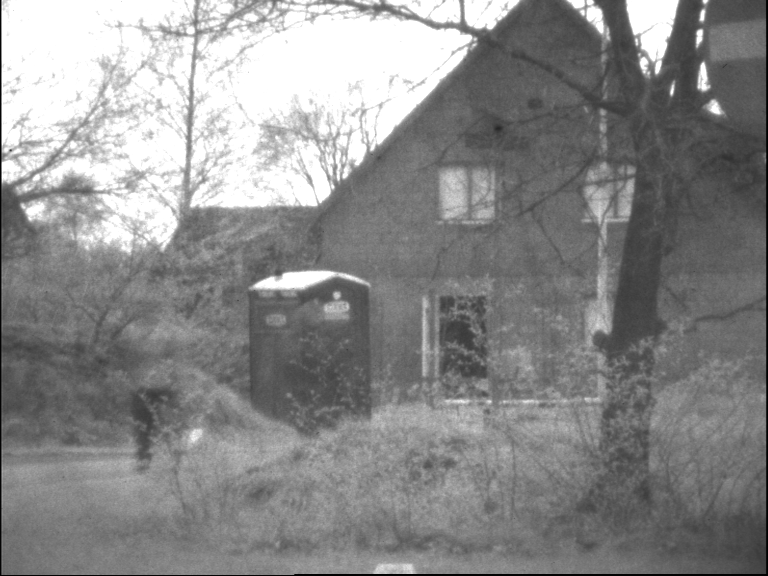
#> input picture image-fusion-metric/VIS_meting003_r.bmp, 768 x 576 px
$ python compare_fusion.py
#> lines starting #> are read from the running program, lines starting #| are printed output that depends on the picture
### image-fusion-metric/metrics.py
import numpy as np
import math
import cv2


def ssim(img1, img2):
    # 常数项设置
    C1 = (0.01)**2
    C2 = (0.03)**2

    # 读取图像，设置滑动窗口
    img1 = img1.astype(np.float64)
    img2 = img2.astype(np.float64)
    kernel = cv2.getGaussianKernel(11, 1.5)
    window = np.outer(kernel, kernel.transpose())

    # 滑动窗口过滤，均值mu，标准差sigma，协方差sigma12
    mu1 = cv2.filter2D(img1, -1, window)[5:-5, 5:-5]  # valid
    mu2 = cv2.filter2D(img2, -1, window)[5:-5, 5:-5]
    mu1_sq = mu1**2
    mu2_sq = mu2**2
    mu1_mu2 = mu1 * mu2
    sigma1_sq = cv2.filter2D(img1**2, -1, window)[5:-5, 5:-5] - mu1_sq
    sigma2_sq = cv2.filter2D(img2**2, -1, window)[5:-5, 5:-5] - mu2_sq
    sigma12 = cv2.filter2D(img1 * img2, -1, window)[5:-5, 5:-5] - mu1_mu2

    # 带入公式求得ssim值
    ssim_map = ((2 * mu1_mu2 + C1) * (2 * sigma12 + C2)) / ((mu1_sq + mu2_sq + C1) *
                                                            (sigma1_sq + sigma2_sq + C2))
    return ssim_map.mean()

# mse方法，直接带入公式
def mse(src, dst):
    return np.mean((src.astype(np.float64)-dst.astype(np.float64))**2)

# psnr方法，也是直接带入公式
def psnr(src, dst, Max = 255):
    mse_value = mse(src, dst)

    if mse_value == 0.:
        return np.inf
    return 10 * np.log10(Max**2 /mse_value)

#统计图像像素值——求统计直方图
def possible(img):
    tmp = [0] * 256
    k = 0

    for i in range(len(img)):
        for j in range(len(img[i])):
            # 找到像素灰度值
            val = int(img[i][j] * 255)
            # 对应灰度值计数+1
            tmp[val] = tmp[val] + 1
            # 统计全部像素数量
            k = k + 1
    for i in range(len(tmp)):
        tmp[i] = float(tmp[i] / k)
    return tmp

#计算交叉熵
def cross_entropy(img1,img2):
    res = 0
    # 求直方图
    tmp1 = possible(img1)
    tmp2 = possible(img2)
    for i in range(len(tmp1)):
        if(tmp1[i] == 0 or tmp2[i] == 0):
            # 为0时无法做除法
            res = res
        else:
            # 带入公式
            res = float( res + tmp1[i] * (math.log(tmp1[i]/tmp2[i]) + tmp2[i] * (math.log(tmp2[i]/tmp1[i]))))
    return res

### image-fusion-metric/compare_fusion.py
# 导入相关模块，包括实现的那些评价方法
import numpy as np
import cv2
import matplotlib.pyplot as plt
from metrics import ssim, mse, psnr, cross_entropy

# 原始比较图片为可见光VIS图像_VIS_meting003_r.bmp
# 可替换为红外IR图像_IR_meting003_g.bmp进行比较
img = cv2.imread("VIS_meting003_r.bmp", 0) # 0表示以灰度图格式读取
#> img is the input picture: shape (576, 768); min 0, max 255, mean 137.8
img = img.astype('float') / 255.0 # 归一化处理
rows, cols = img.shape # 获得其尺寸
#> rows = 576; cols = 768

# 融合图像——采用哈尔小波
img_haar = cv2.imread("win.bmp", 0) # 0表示以灰度图格式读取
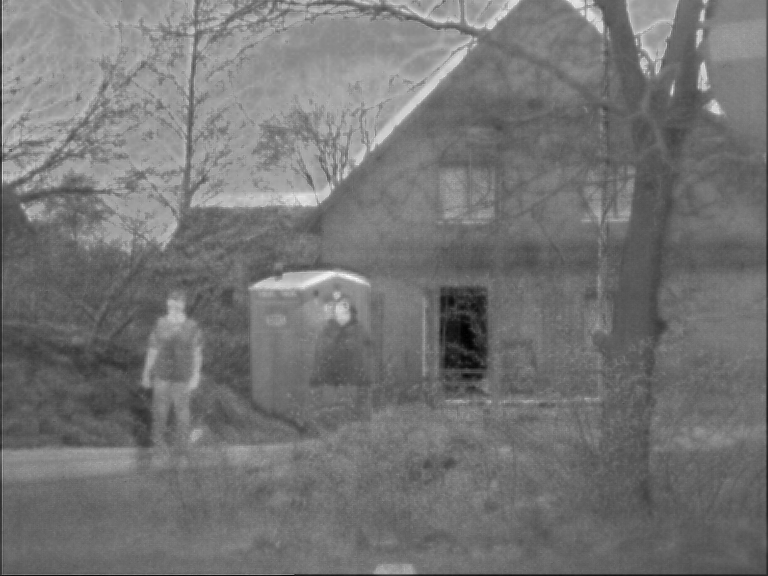
#> input picture image-fusion-metric/win.bmp, 768 x 576 px
#> img_haar is the input picture: shape (576, 768); min 0, max 255, mean 116.3
img_haar = img_haar.astype('float') / 255.0 # 归一化处理

# 融合图像——采用db2小波
img_db2 = cv2.imread("fusion.bmp", 0) # 0表示以灰度图格式读取
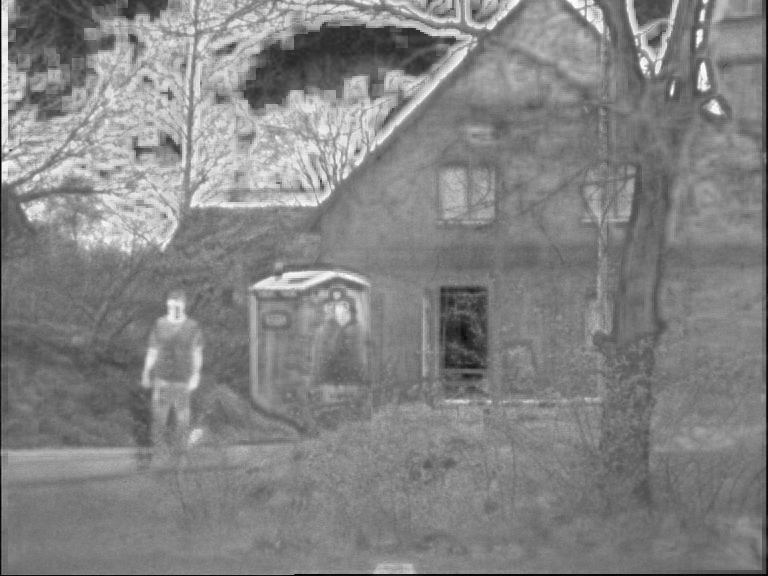
#> input picture image-fusion-metric/fusion.bmp, 768 x 576 px
#> img_db2 is the input picture: shape (576, 768); min 0, max 255, mean 131.2
img_db2 = img_db2.astype('float') / 255.0 # 归一化处理

# 设置plot
fig, axes = plt.subplots(nrows=1, ncols=3, figsize=(10, 4),
                         sharex=True, sharey=True)
ax = axes.ravel()

# 原始图像和自己的评价指标的mse、ssim、psnr、CE的评价
mse_none = mse(img, img)
#> mse_none = 0
ssim_none = ssim(img, img)
#> in ssim, `sigma1_sq = cv2.filter2D(img1**2, -1, window)[5:-5, 5:-5] - mu1_sq`:
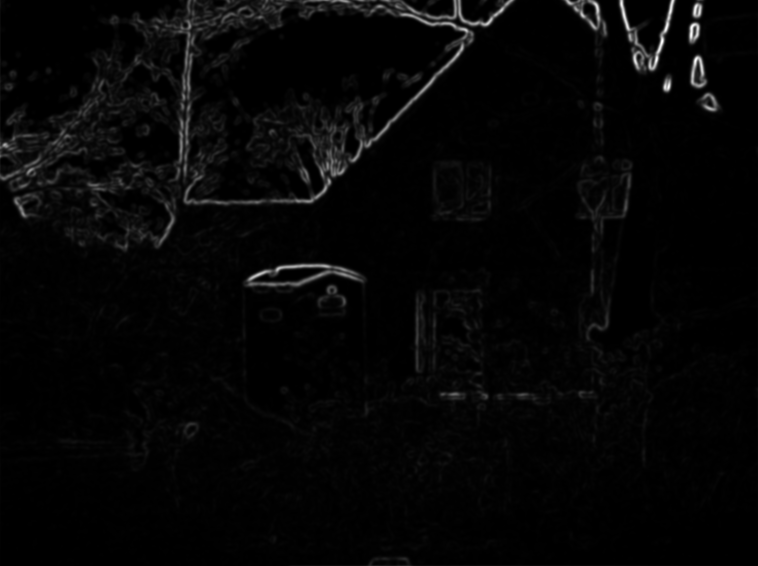
#> sigma1_sq: shape (566, 758) float64; min -1.22e-15, max 0.0642, mean 0.00157; drawn with min black and max white
#> in ssim, `ssim_map = ((2 * mu1_mu2 + C1) * (2 * sigma12 + C2)) / ((mu1_sq + mu2_..`: ssim_map: shape (566, 758) float64; every value is 1
#> ssim_none = 1
psnr_none = psnr(img, img)
#> in psnr, `mse_value = mse(src, dst)`: mse_value = 0
#> psnr_none = inf
entropy_none = cross_entropy(img, img)
#> after the loop in possible, `for i in range(len(img)):`: k = 442368; tmp = 256 values, max 51151 at index 255, min 0 at index 40, mean 1728
#> after the loop in possible, `for i in range(len(tmp)):`: tmp = 256 values, max 0.116 at index 255, min 0 at index 40, mean 0.00391
#> in cross_entropy, `tmp1 = possible(img1)`: tmp1 has the same summary as tmp in possible
#> in cross_entropy, `tmp2 = possible(img2)`: tmp2 has the same summary as tmp in possible
#> entropy_none = 0

# 原始图像和采用哈尔小波的融合图像的评价指标的mse、ssim、psnr、CE的评价
mse_haar = mse(img, img_haar)
#> mse_haar = 0.0305
ssim_haar = ssim(img, img_haar)
#> in ssim (call 2), `ssim_map = ((2 * mu1_mu2 + C1) * (2 * sigma12 + C2)) / ((mu1_sq + mu2_..`:
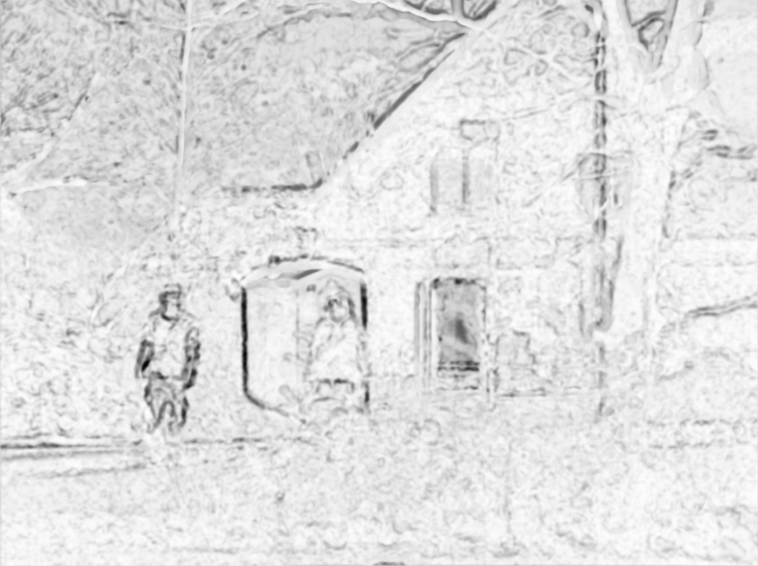
#> ssim_map: shape (566, 758) float64; min -0.383, max 0.983, mean 0.818; drawn with min black and max white
#> ssim_haar = 0.818
psnr_haar = psnr(img, img_haar)
#> psnr_haar = 63.29
entropy_haar = cross_entropy(img, img_haar)
#> the loop in cross_entropy (call 2), `for i in range(len(tmp1)):` made 256 passes
#> res on passes 1 to 12: 0.00803, 0.00909, 0.018, 0.02, 0.0212, 0.0212, 0.0212, 0.0212, 0.0212, 0.0212, 0.0212, 0.0211
#> entropy_haar = 1.42

# 原始图像和采用db2小波的融合图像的评价指标的mse、ssim、psnr、CE的评价
mse_db2 = mse(img, img_db2)
#> mse_db2 = 0.0399
ssim_db2 = ssim(img, img_db2)
#> in ssim (call 3), `mu2_sq = mu2**2`:
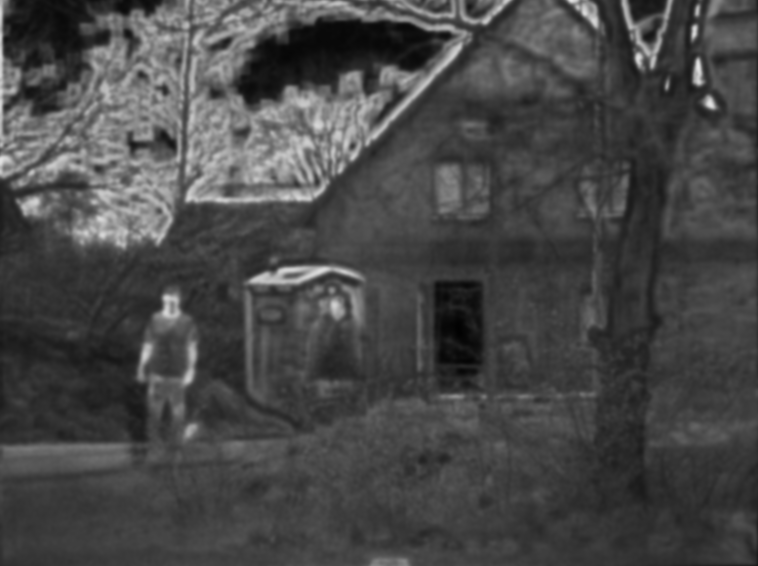
#> mu2_sq: shape (566, 758) float64; min 0.00764, max 0.894, mean 0.282
#> in ssim (call 3), `mu1_mu2 = mu1 * mu2`:
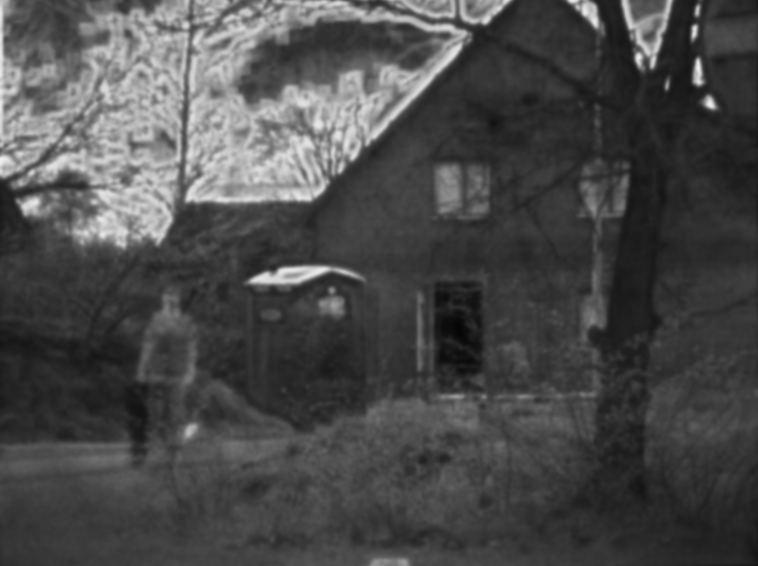
#> mu1_mu2: shape (566, 758) float64; min 0.021, max 0.938, mean 0.293
#> in ssim (call 3), `ssim_map = ((2 * mu1_mu2 + C1) * (2 * sigma12 + C2)) / ((mu1_sq + mu2_..`:
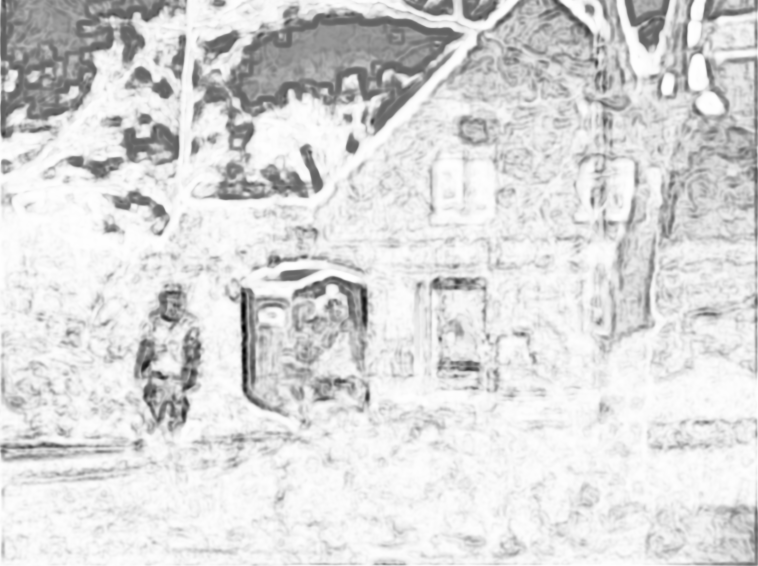
#> ssim_map: shape (566, 758) float64; min -0.6, max 0.999, mean 0.766; drawn with min black and max white
#> ssim_db2 = 0.766
psnr_db2 = psnr(img, img_db2)
#> psnr_db2 = 62.12
entropy_db2 = cross_entropy(img, img_db2)
#> entropy_db2 = 1.45

# 公共标签设置
label = 'MSE: {:.2f}, SSIM: {:.2f}\nPSNR: {:.2f}, EN: {:.2f}'

# 为每一个subplot现实图像，设置标题
ax[0].imshow(img, cmap=plt.cm.gray, vmin=0, vmax=1)
ax[0].set_xlabel(label.format(mse_none, ssim_none, psnr_none, entropy_none))
ax[0].set_title('Original image')

ax[1].imshow(img_haar, cmap=plt.cm.gray, vmin=0, vmax=1)
ax[1].set_xlabel(label.format(mse_haar, ssim_haar, psnr_haar, entropy_haar))
ax[1].set_title('Fused Image using haar wavelet')

ax[2].imshow(img_db2, cmap=plt.cm.gray, vmin=0, vmax=1)
ax[2].set_xlabel(label.format(mse_db2, ssim_db2, psnr_db2, entropy_db2))
ax[2].set_title('Fused Image using db2 wavelet')

# 显示最后结果
plt.tight_layout()
plt.show()
